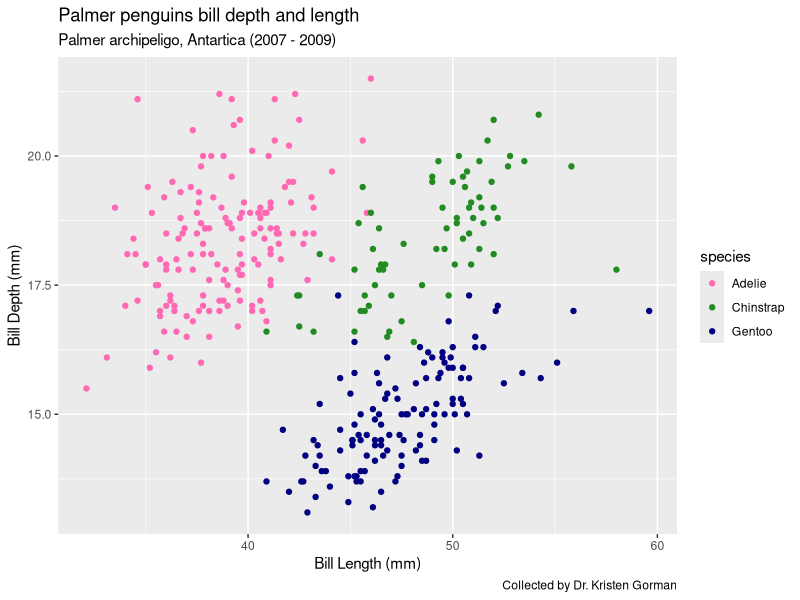
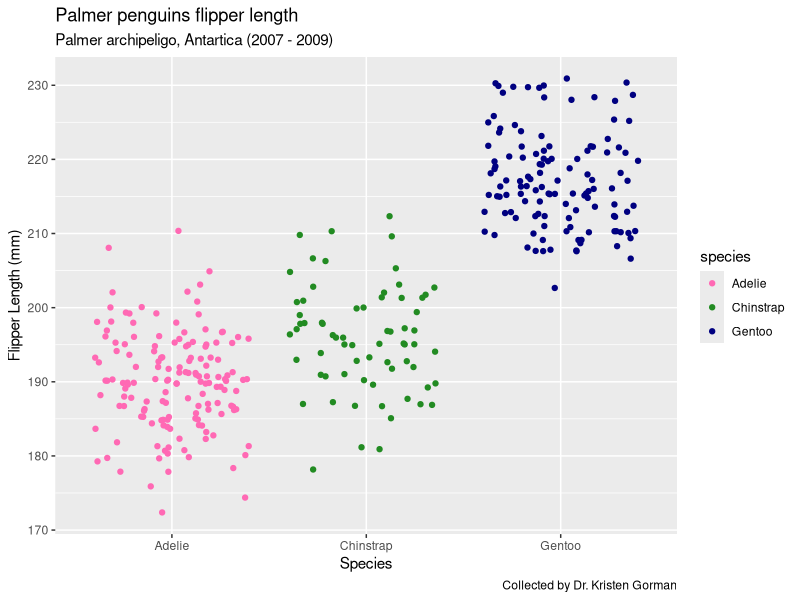

These figures' R source, in order:
## ---- chunk 1
library(ggplot2)
library(tidyr)
library(palmerpenguins)
## ---- chunk 2
#create an expression
 fx <- expression(x^2)

#find the derivative
 df_dx <- D(expr = fx, name = "x")

#run at x=3
 x <- 3
eval(df_dx)
 
## ---- chunk 3
#expression
fa <- expression(2 * (3 * a +2)^4 - 5)

#find the derivative
df_da <- D(expr = fa, name = "a")

#run at a = 1.2
a <- 1.2
eval(df_da)
## ---- chunk 4

ggplot( data = penguins, aes(x = bill_length_mm, y = bill_depth_mm)) +
  geom_point(aes(color = species)) +
  scale_color_manual(values = c("hotpink", "forestgreen", "navy")) +
  labs(x = "Bill Length (mm)",
       y = "Bill Depth (mm)",
       title = "Palmer penguins bill depth and length",
       subtitle = "Palmer archipeligo, Antartica (2007 - 2009)",
       caption = "Collected by Dr. Kristen Gorman")
## ---- chunk 5

ggplot( data = penguins, aes(x = species, y = flipper_length_mm)) +
  geom_jitter(aes(color = species)) +
  scale_color_manual(values = c("hotpink", "forestgreen", "navy")) +
  labs(x = "Species",
       y = "Flipper Length (mm)",
       title = "Palmer penguins flipper length",
       subtitle = "Palmer archipeligo, Antartica (2007 - 2009)",
       caption = "Collected by Dr. Kristen Gorman")
